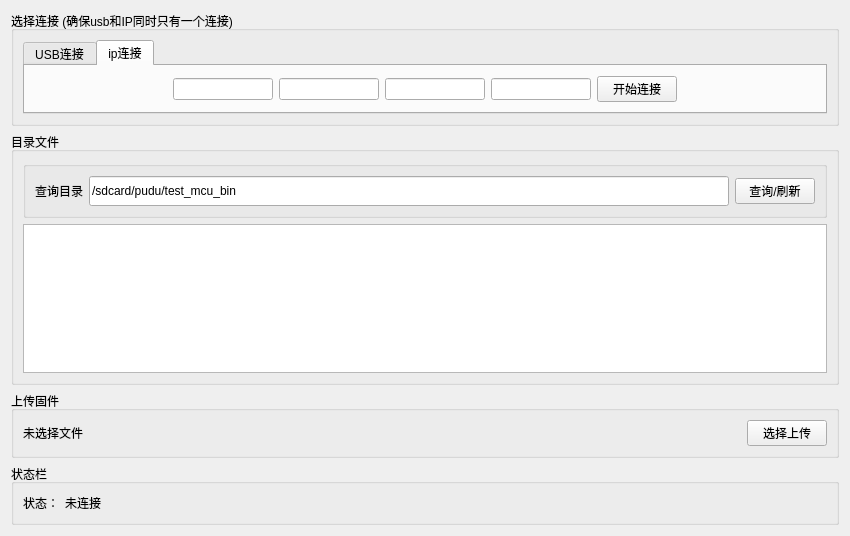
<?xml version="1.0" encoding="UTF-8"?>
<ui version="4.0">
 <class>Form</class>
 <widget class="QWidget" name="Form">
  <property name="geometry">
   <rect>
    <x>0</x>
    <y>0</y>
    <width>850</width>
    <height>536</height>
   </rect>
  </property>
  <property name="windowTitle">
   <string>Form</string>
  </property>
  <layout class="QVBoxLayout" name="verticalLayout_2">
   <item>
    <widget class="QGroupBox" name="groupBox">
     <property name="maximumSize">
      <size>
       <width>16777215</width>
       <height>120</height>
      </size>
     </property>
     <property name="title">
      <string>选择连接 (确保usb和IP同时只有一个连接)</string>
     </property>
     <layout class="QGridLayout" name="gridLayout">
      <item row="0" column="1">
       <widget class="QTabWidget" name="tabWidget">
        <property name="maximumSize">
         <size>
          <width>16777215</width>
          <height>100</height>
         </size>
        </property>
        <property name="currentIndex">
         <number>1</number>
        </property>
        <widget class="QWidget" name="tab">
         <attribute name="title">
          <string>USB连接</string>
         </attribute>
         <layout class="QHBoxLayout" name="horizontalLayout_2">
          <item>
           <widget class="QPushButton" name="usb_con_btn">
            <property name="text">
             <string>开始连接</string>
            </property>
           </widget>
          </item>
         </layout>
        </widget>
        <widget class="QWidget" name="tab_2">
         <attribute name="title">
          <string>ip连接</string>
         </attribute>
         <layout class="QHBoxLayout" name="horizontalLayout">
          <item>
           <spacer name="horizontalSpacer_3">
            <property name="orientation">
             <enum>Qt::Horizontal</enum>
            </property>
            <property name="sizeHint" stdset="0">
             <size>
              <width>40</width>
              <height>20</height>
             </size>
            </property>
           </spacer>
          </item>
          <item>
           <widget class="QLineEdit" name="ip_0">
            <property name="maximumSize">
             <size>
              <width>100</width>
              <height>16777215</height>
             </size>
            </property>
           </widget>
          </item>
          <item>
           <widget class="QLineEdit" name="ip_1">
            <property name="maximumSize">
             <size>
              <width>100</width>
              <height>16777215</height>
             </size>
            </property>
           </widget>
          </item>
          <item>
           <widget class="QLineEdit" name="ip_2">
            <property name="maximumSize">
             <size>
              <width>100</width>
              <height>16777215</height>
             </size>
            </property>
           </widget>
          </item>
          <item>
           <widget class="QLineEdit" name="ip_3">
            <property name="maximumSize">
             <size>
              <width>100</width>
              <height>16777215</height>
             </size>
            </property>
           </widget>
          </item>
          <item>
           <widget class="QPushButton" name="ip_con_btn">
            <property name="text">
             <string>开始连接</string>
            </property>
           </widget>
          </item>
          <item>
           <spacer name="horizontalSpacer_4">
            <property name="orientation">
             <enum>Qt::Horizontal</enum>
            </property>
            <property name="sizeHint" stdset="0">
             <size>
              <width>40</width>
              <height>20</height>
             </size>
            </property>
           </spacer>
          </item>
         </layout>
        </widget>
       </widget>
      </item>
     </layout>
    </widget>
   </item>
   <item>
    <widget class="QGroupBox" name="groupBox_2">
     <property name="title">
      <string>目录文件</string>
     </property>
     <layout class="QVBoxLayout" name="verticalLayout">
      <item>
       <widget class="QGroupBox" name="groupBox_3">
        <property name="maximumSize">
         <size>
          <width>16777215</width>
          <height>16777215</height>
         </size>
        </property>
        <property name="title">
         <string/>
        </property>
        <layout class="QHBoxLayout" name="horizontalLayout_5">
         <item>
          <widget class="QLabel" name="label_2">
           <property name="text">
            <string>查询目录</string>
           </property>
          </widget>
         </item>
         <item>
          <widget class="QLineEdit" name="file_path_label">
           <property name="minimumSize">
            <size>
             <width>0</width>
             <height>30</height>
            </size>
           </property>
           <property name="text">
            <string>/sdcard/pudu/test_mcu_bin</string>
           </property>
          </widget>
         </item>
         <item>
          <widget class="QPushButton" name="fresh_btn">
           <property name="baseSize">
            <size>
             <width>0</width>
             <height>0</height>
            </size>
           </property>
           <property name="layoutDirection">
            <enum>Qt::LeftToRight</enum>
           </property>
           <property name="text">
            <string>查询/刷新</string>
           </property>
          </widget>
         </item>
        </layout>
       </widget>
      </item>
      <item>
       <widget class="QTableView" name="tableView"/>
      </item>
     </layout>
    </widget>
   </item>
   <item>
    <widget class="QGroupBox" name="groupBox_4">
     <property name="title">
      <string>上传固件</string>
     </property>
     <layout class="QHBoxLayout" name="horizontalLayout_3">
      <item>
       <widget class="QLabel" name="up_flie_label">
        <property name="text">
         <string>未选择文件 </string>
        </property>
       </widget>
      </item>
      <item>
       <spacer name="horizontalSpacer">
        <property name="orientation">
         <enum>Qt::Horizontal</enum>
        </property>
        <property name="sizeHint" stdset="0">
         <size>
          <width>40</width>
          <height>20</height>
         </size>
        </property>
       </spacer>
      </item>
      <item>
       <widget class="QPushButton" name="chose_btn">
        <property name="text">
         <string>选择上传</string>
        </property>
       </widget>
      </item>
     </layout>
    </widget>
   </item>
   <item>
    <widget class="QGroupBox" name="groupBox_5">
     <property name="title">
      <string>状态栏</string>
     </property>
     <layout class="QHBoxLayout" name="horizontalLayout_4">
      <item>
       <widget class="QLabel" name="label">
        <property name="text">
         <string>状态：</string>
        </property>
       </widget>
      </item>
      <item>
       <widget class="QLabel" name="con_stat">
        <property name="text">
         <string>未连接</string>
        </property>
       </widget>
      </item>
      <item>
       <spacer name="horizontalSpacer_2">
        <property name="orientation">
         <enum>Qt::Horizontal</enum>
        </property>
        <property name="sizeHint" stdset="0">
         <size>
          <width>40</width>
          <height>20</height>
         </size>
        </property>
       </spacer>
      </item>
     </layout>
    </widget>
   </item>
  </layout>
 </widget>
 <resources/>
 <connections/>
</ui>
